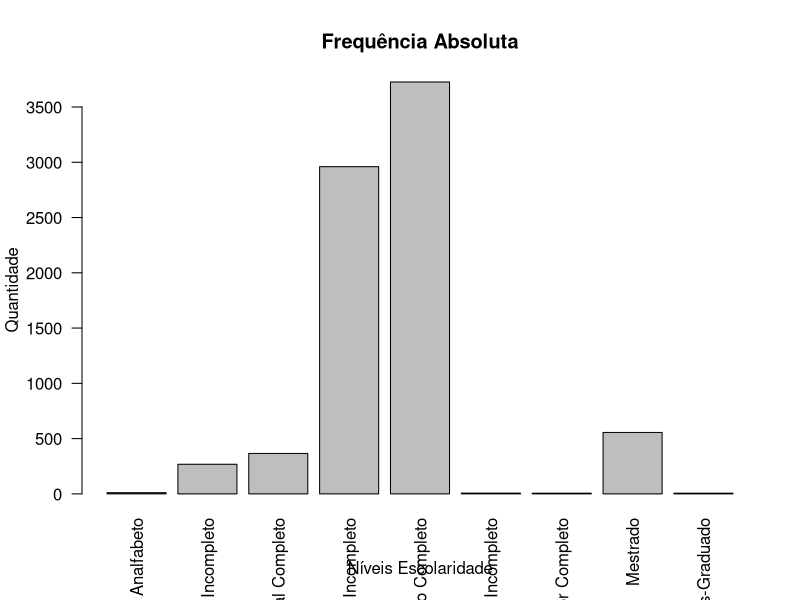
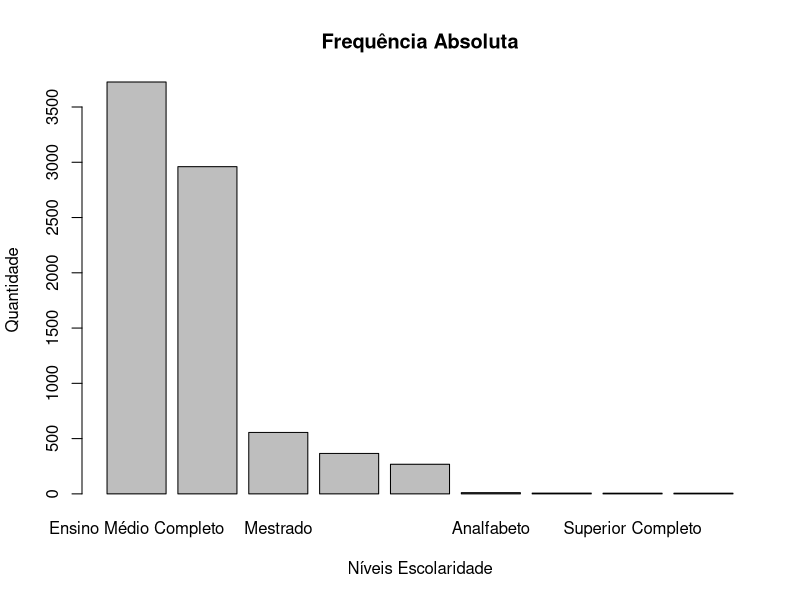
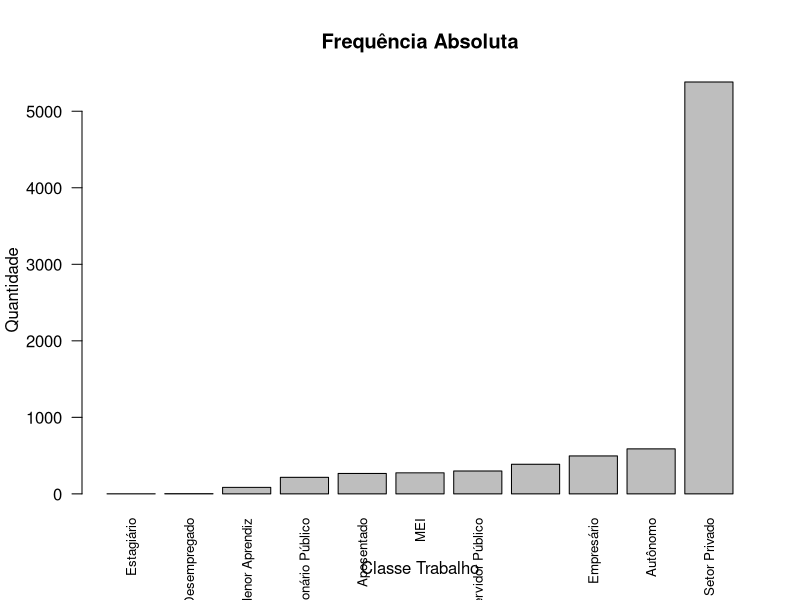
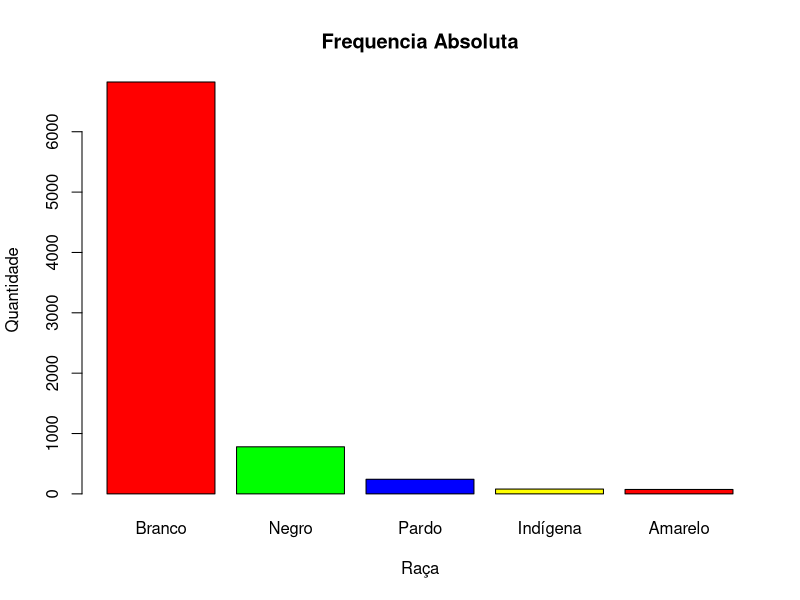
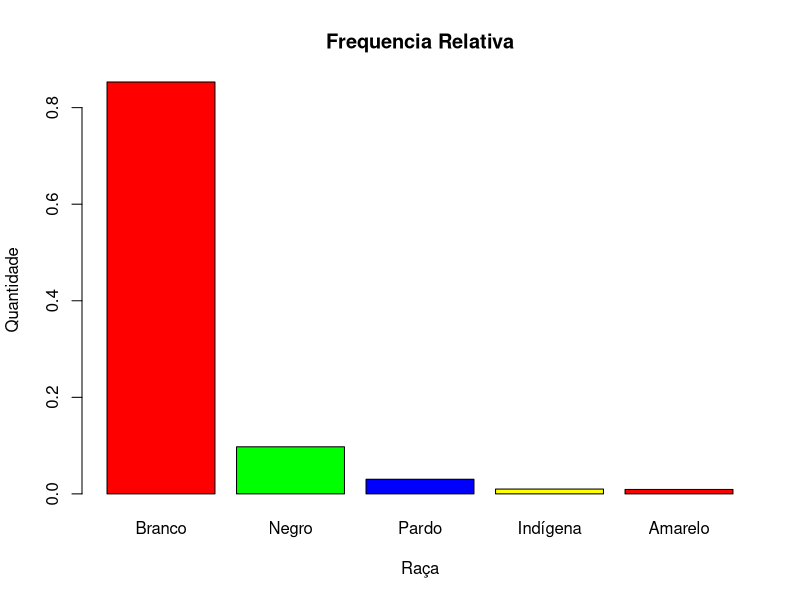
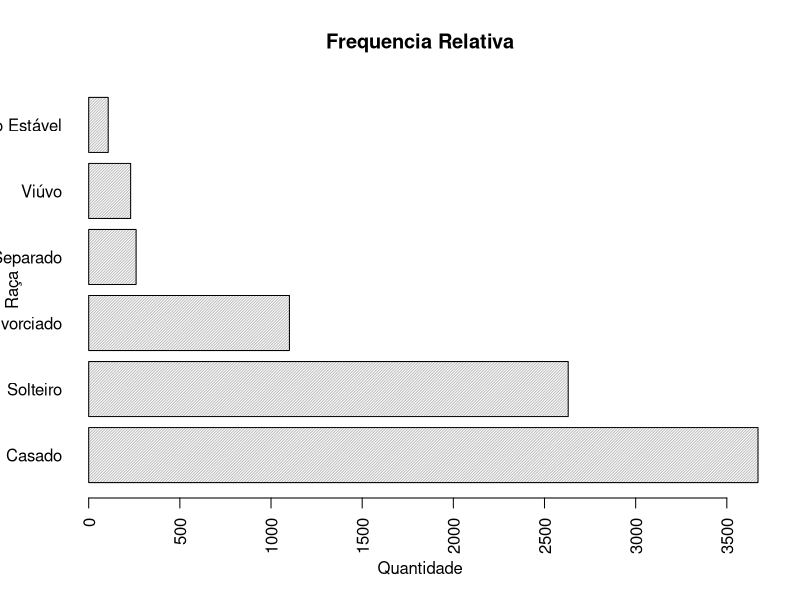
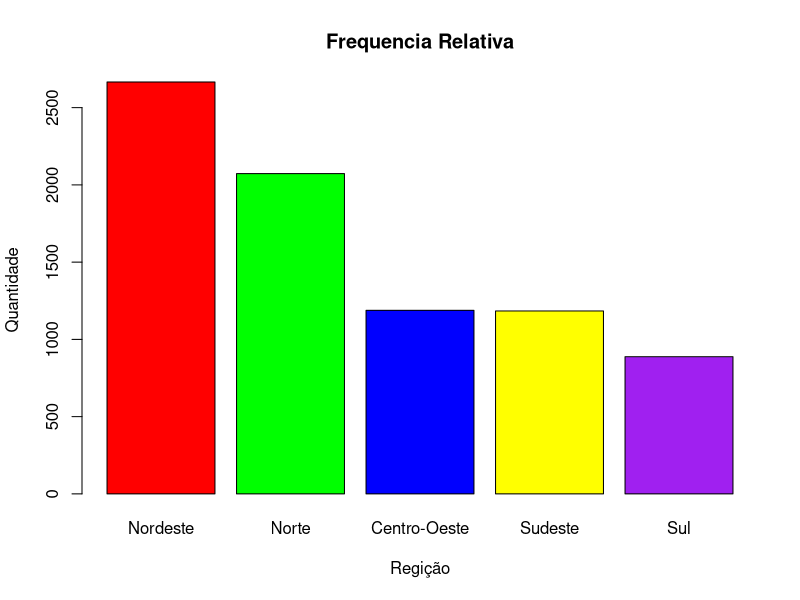
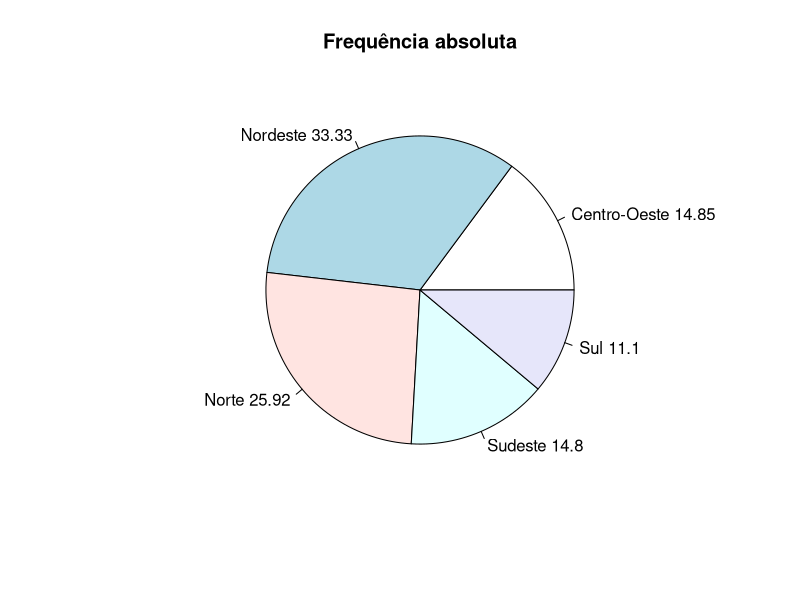

Write R code to recreate these figures, in order.



os <- Sys.info()[['sysname']]

if (os == "Linux") {
    setwd("/home/quelvin/r_projects/analise_clientes_R/")
} else if (os == "Windows") {
    setwd("C:/Users/Cerqueira/r_projects/analise_clientes/")
} else {
  print(paste("Você está usando:", os))
}




# Definindo pasta de trabalho


# Importando dataset
df <- read.csv("data/clientes_8000-1.csv",
                 sep=";",
                 dec=",",
                 fileEncoding = "latin1")

# Verificando primeiras linhas
head(df)

# Verificando colunas nulas ou em branco
colSums(is.na(df)|df=="")

# Vistualizar dados 
View(df)

# Estrutura dos dados 
str(df)
# idade             - quantitativa discreta
# classe_trabalho   - qualitativa nominal
# escolaridade      - qualitativa ordinal
# anos_estudo       - quantitativa discreta
# Estado_civil      - qualitativa nominal
# raça              - qualitativa nominal
# sexo              - qualitativa nominal
# uf                - qualitativa nominal
# regiao            - qualitativa nominal
# qtde_filho        - quantitativa discreta
# salário           - quantitativa continua 

# Verificando valores unicos
print(unique(df$classe_trabalho))

# Convertendo em factor 
df$classe_trabalho <- factor(df$classe_trabalho)


# Verificando valores unicos
print(unique(df$escolaridade))

# Convertendo em factor 
df$escolaridade <- factor(df$escolaridade,levels 
                          = c("Analfabeto",
                              "Ensino Fundamental Incompleto",
                              "Ensino Fundamental Completo",
                              "Ensino Médio Incompleto",
                              "Ensino Médio Completo",
                              "Superior Incompleto",
                              "Superior Completo",
                              "Mestrado",
                              "Pós-Graduado"),
                          ordered = TRUE)

levels(df$escolaridade)


# Verificando valores unicos
print(unique(df$Estado_civil))

# Convertendo em factor 
df$Estado_civil <- factor(df$Estado_civil)


# Verificando valores unicos
print(unique(df$raça))

# Convertendo em factor 
df$raça <- factor(df$raça)


# Verificando valores unicos
print(unique(df$sexo))

# Convertendo em factor 
df$sexo <- factor(df$sexo)


# Verificando valores unicos
print(unique(df$região))

# Convertendo em factor 
df$região <- factor(df$região)


# Verificando valores unicos
print(unique(df$UF))

# Convertendo em factor 
df$UF <- factor(df$UF)

# Verificando níveis 
levels(df$escolaridade)


# Verificando ultimas linhas
tail(df)

# Visualizando dados modo planilha
View(df)

# Análise macro dos dados
summary(df)

# ------------------ESCOLARIDADE-----------------------------------------------#

# Frequência absoluta
fa_escolaridade <- table(df$escolaridade)
fa_escolaridade

# Frequência relativa
fr_escolaridade <- prop.table(table(df$escolaridade))
fr_escolaridade

# Frequência percentual
fp_escolaridade <- fr_escolaridade*100
fp_escolaridade
round(fp_escolaridade,digits = 2)

# Moda
names(fa_escolaridade)[which.max(fa_escolaridade)]

barplot(fa_escolaridade,
        main="Frequência Absoluta",
        xlab="Níveis Escolaridade",
        ylab="Quantidade",
        cex.names =1,
        las = 2)



barplot(sort(fa_escolaridade,decreasing = TRUE),
        main="Frequência Absoluta",
        xlab="Níveis Escolaridade",
        ylab="Quantidade")

# ------------------CLASSE DE TRABALHO-----------------------------------------#


levels(df$classe_trabalho)

# Frequência absoluta
fa_classe_trabalho = table(df$classe_trabalho)
fa_classe_trabalho
sort(fa_classe_trabalho)

# Frequência relativa
fr_classe_trabalho <- prop.table(table(df$classe_trabalho))
sort(fr_classe_trabalho)

# Frequência rercentual
fp_classe_trabalho <- fr_classe_trabalho*100
sort(round(fp_classe_trabalho,digits = 2))

# Moda
names(fa_classe_trabalho)[which.max(fa_classe_trabalho)]

# Plotagem
barplot(sort(fa_classe_trabalho),
        main = "Frequência Absoluta",
        ylab = "Quantidade",
        xlab = "Classe Trabalho",
        cex.names = 0.8,
        las=2)

# ------------------Raça-------------------------------------------------------#

levels(df$raça)

# Frequência absoluta
fa_raca = table(df$raça)
sort(fa_raca, decreasing = TRUE)

# Frequência relativa
fr_raca <- prop.table(table(df$raça))
fr_raca

# Frquência percentual
fp_raca <- fr_raca*100
sort(round(fp_raca,digits = 2),decreasing = TRUE)


barplot(sort(fa_raca,decreasing = TRUE),
        main = "Frequencia Absoluta",
        ylab = "Quantidade",
        xlab = "Raça",
        col = c("red", "green", "blue", "yellow"))



barplot(sort(fr_raca,decreasing = TRUE),
        main = "Frequencia Relativa",
        ylab = "Quantidade",
        xlab = "Raça",
        col = c("red", "green", "blue", "yellow"))


# ------------------Estado Civil-----------------------------------------------#

levels(df$Estado_civil)

fa_estado_civil <- table(df$Estado_civil)
fa_estado_civil

barplot(sort(fa_estado_civil,decreasing = TRUE),
        main = "Frequencia Relativa",
        ylab = "Raça",
        xlab = "Quantidade",
        density = 50,
        horiz = TRUE,
        las=2)

# ------------------Região-----------------------------------------------------#

levels(df$região)

fa_regiao <- table(df$região)
fa_regiao

barplot(sort(fa_regiao,decreasing = TRUE),
        main = "Frequencia Relativa",
        ylab = "Quantidade",
        xlab = "Regição",
        col = c("red", "green", "blue", "yellow","purple"))


fp_regiao  <- prop.table(table(df$região))*100
pie(fp_regiao,
    main= "Frequência absoluta",
    labels  = paste( names(fp_regiao), as.character(round(fp_regiao,digits = 2))))


# ------------------UF---------------------------------------------------------#

levels(df$UF)

fa_uf  <-table(df$UF)
fa_uf

barplot(sort(fa_uf,decreasing = TRUE),
        main = "Frequencia Relativa",
        ylab = "Quantidade",
        xlab = "UF",
        col = heat.colors(length(fa_uf)),
        density = 90)

################### QUATITATIVAS DISCRETAS #####################################
# ------------------IDADE------------------------------------------------------#

fa_idade <- table(df$idade)
fr_idade <- prop.table(table(df$idade))
fp_idade <- fr_idade*100

fa_idade
fr_idade
fp_idade

barplot(sort(fa_idade,decreasing = TRUE),las=2)

# Medidas de resumo
# Moda 
names(fa_idade)[which.max(fa_idade)]

# Mediana
median(df$idade)
median(df$idade,na.rm = TRUE)

# Media
mean(df$idade)
mean(df$idade,na.rm = TRUE)

# Quartis
# São amplamente utilizados em estatística para entender a distribuição de um 
# conjunto de dados. Os quartis ajudam a identificar a dispersão e a localização central dos dados, 
# facilitando a análise de tendências e variações. Eles são parte de uma análise descritiva mais 
# ampla que inclui outras medidas como mediana, média, e desvio padrão.

quantile(df$idade)
qt_idade <- quantile(df$idade,na.rm = TRUE)

qt_idade
boxplot(df$idade, 
        main="Boxplot Idade",
        xlab="",
        ylab="Quantidade")

boxplot(df$idade~df$região)


max(df$idade)
min(df$idade)

# Amplitude 
# Mede a dispersão dos dados: A amplitude fornece uma ideia rápida de como os dados 
# estão espalhados. Um valor alto de amplitude indica que os dados estão amplamente 
# distribuídos, enquanto uma amplitude baixa indica que os dados estão concentrados em t
# orno de valores semelhantes.
# 
# Comparação de variabilidade entre conjuntos de dados: A amplitude é útil quando 
# você quer comparar rapidamente a variabilidade entre diferentes conjuntos de dados. 
# Se dois conjuntos de dados tiverem médias semelhantes, mas amplitudes diferentes, o 
# conjunto com maior amplitude terá mais variabilidade.
diff(range(df$idade))
diff(range(df$idade,na.rm = TRUE))

# Variância
# A variância quantifica o grau de espalhamento dos dados em torno da média. 
# Valores maiores de variância indicam que os dados estão mais dispersos 
# (maior variabilidade), enquanto valores menores de variância indicam que os dados 
# estão mais próximos da média (menor variabilidade).
# 
# Identificação de padrões de variabilidade: A variância ajuda a identificar se 
# um conjunto de dados tem muita ou pouca variação. Isso é útil em várias áreas, como economia, 
# engenharia, finanças e ciências sociais, onde compreender a estabilidade ou a 
# flutuação dos dados é crucial.
var(df$idade)

# Desvio Padrão
# Dispersão em torno da média: O desvio padrão de 13.57 significa que, em média, os 
# valores do seu conjunto de dados estão a cerca de 13.57 unidades de distância da média.
# Comparação com a média: Se a média dos dados for, por exemplo, 50, o desvio padrão 
# de 13.57 sugere que os dados variam moderadamente em torno da média, com muitos 
# valores entre 36.43 (50 - 13.57) e 63.57 (50 + 13.57).
sd(df$idade)


# Coeficiente de variação
# O CV é útil quando você quer comparar a variabilidade entre dois ou mais conjuntos 
# de dados que estão em diferentes escalas. Como ele é uma medida relativa (percentual), 
# ele permite comparações diretas, o que não é possível com medidas de dispersão absolutas 
# como o desvio padrão ou a variância.
sd(df$idade)/mean(df$idade)

# # Amplitude interquartilica
# O IQR mostra a variação dos valores centrais de um conjunto de dados, focando 
# nos 50% do meio. Isso exclui os valores extremos (outliers) e fornece uma
# medida mais robusta de dispersão do que a amplitude total, que considera o
# s valores mínimo e máximo.
quartis_idade <-quantile(df$idade)
quartis_idade[4]-quartis_idade[2]

# Frequência acumulada 
# A frequência acumulada ajuda a entender como os dados se acumulam à medida que 
# se avança pelas diferentes categorias ou intervalos. Isso facilita a análise de 
# onde estão concentradas as observações em um conjunto de dados.
# Exemplo: Se você estiver analisando notas de uma turma e calcular a frequência 
# acumulada, poderá ver quantos alunos tiraram notas abaixo de um certo valor (como 50, 60, 70, etc.).
faa_idade <- cumsum(df$idade)
faa_idade2 <- cumsum(head(df$idade,n = 10))


barplot(faa_idade)
pie(faa_idade)
plot(fa_idade,
     main="Frequencia absoluta",
     ylab = "Quantidade",
     xlab="Idades")

plot(faa_idade2,
     main="Frequencia absoluta",
     ylab = "Quantidade",
     xlab="Idades",
     type = "s")

# Contando a quantidade de classes
clases_salario <- nclass.Sturges(df$salário)+1

# Difinindo limites de cortes da clases 
min_val <- min(df$salário, na.rm = TRUE)  # Ignora NA
max_val <- max(df$salário, na.rm = TRUE)  # Ignora NA
cut(df$salário,breaks = seq(min_val,max_val,length.out = clases_salario))
# Definingo agrupamentos
grupos_salario <- cut(df$salário,breaks = seq(min_val,max_val,length.out = clases_salario))

fa_grupos_salario <- table(grupos_salario)

fa_grupos_salario
barplot(fa_grupos_salario)
hist(df$salário)
hist(df$salário,freq = FALSE)

boxplot(df$salário)
